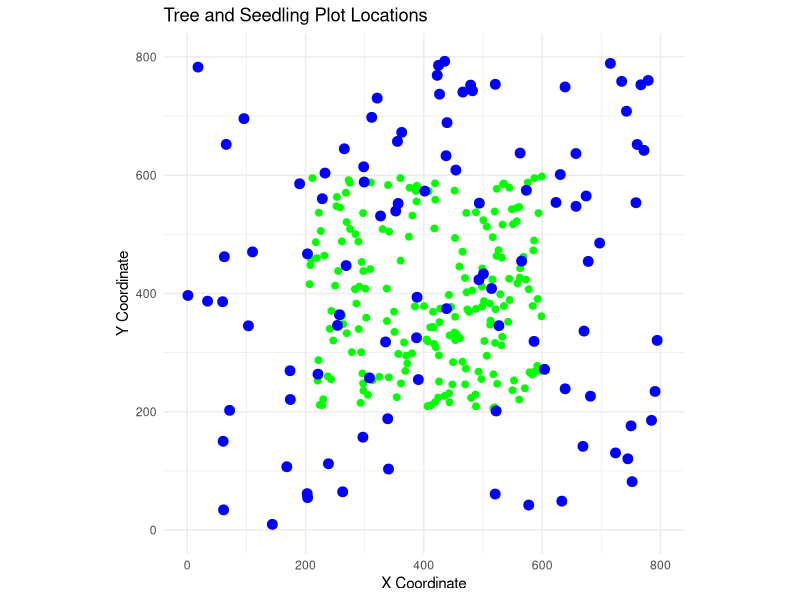
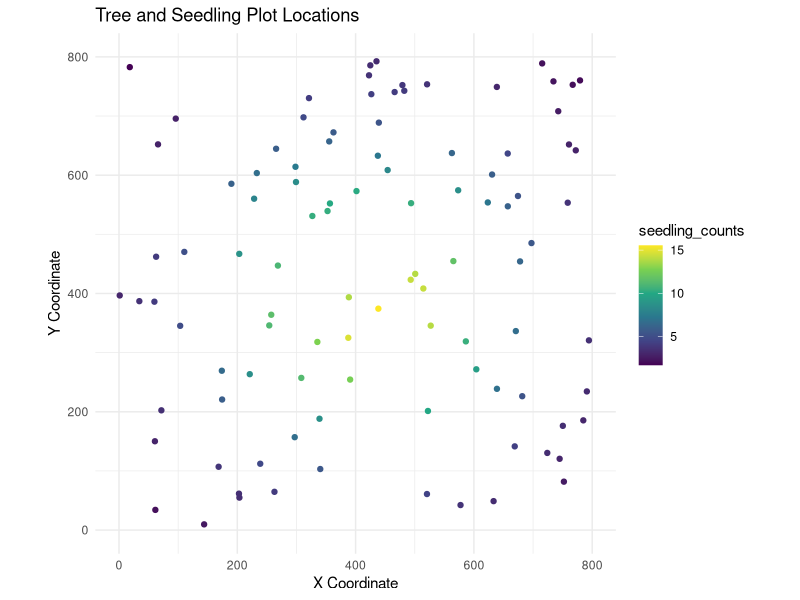

These figures' R source, in order:
# Simulate data to test whether disp models can recover kernel parameter values. 

# More or less following Frank Schurr's approach 

library(ggplot2)
library(dplyr)
library(tidyr)
library(matrixStats)

# Define a square extent in which to simulate trees and seedling plots 

# Full domain
domain_size <- 800
center_buffer <- 200  # margin on each side to get central 400x400 area

# Tree area boundaries
tree_x_min <- center_buffer
tree_x_max <- domain_size - center_buffer
tree_y_min <- center_buffer
tree_y_max <- domain_size - center_buffer

library(spatstat.random)

# Define window for trees
tree_window <- owin(c(tree_x_min, tree_x_max), c(tree_y_min, tree_y_max))

# Use Thomas process for fractal-style clustering
# Adjust kappa, scale, and mu to tune clustering intensity
set.seed(123)
n_trees = 200
tree_pp <- rThomas(kappa = 0.02, scale = 20, mu = 10, win = tree_window)

# Take only n_trees points if more were generated
tree_samples <- sample(1:length(tree_pp$x), size = n_trees)
tree_points <- data.frame(
  x = tree_pp$x[tree_samples],
  y = tree_pp$y[tree_samples],
  height = runif(n_trees, 10, 30)  # random tree heights
)

# Generate plot locations
n_plots <- 100

set.seed(456)
seedling_plots <- data.frame(
  x = runif(n_plots, 0, domain_size),
  y = runif(n_plots, 0, domain_size)
)

# Plot tree_points and seedling_plots together 

ggplot() +
  geom_point(data = tree_points, aes(x = x, y = y), color = "green", size = 2) +
  geom_point(data = seedling_plots, aes(x = x, y = y), color = "blue", size = 3) +
  coord_fixed() +
  xlim(0, domain_size) +
  ylim(0, domain_size) +
  theme_minimal() +
  labs(title = "Tree and Seedling Plot Locations",
       x = "X Coordinate",
       y = "Y Coordinate")

### Test simulating dispersal 


# --- Parameters for the dispersal kernel ---

simulate_seed_rain <- function(tree_df, plot_df, 
                               a, k, b, 
                               plot_area_m2 = 1, 
                               seed = 1234) {
  #' Simulate seed rain using exponential power kernel
  #' 
  #' @param tree_df Data frame with columns x, y, height
  #' @param plot_df Data frame with columns x, y
  #' @param a Kernel scale parameter
  #' @param k Kernel shape parameter
  #' @param b Fecundity per m of height
  #' @param plot_area_m2 Area of each seedling plot (m²)
  #' @param seed Random seed for reproducibility
  #' 
  #' @return plot_df with expected and observed seed counts
  
  set.seed(seed)
  
  # Kernel function
  exp_power_kernel <- function(r, a, k) {
    coeff <- k / (2 * pi * a^2 * gamma(2 / k))
    return(coeff * exp(- (r / a)^k))
  }
  
  # Convert to matrices
  tree_mat <- as.matrix(tree_df[, c("x", "y")])
  plot_mat <- as.matrix(plot_df[, c("x", "y")])
  n_trees <- nrow(tree_mat)
  n_plots <- nrow(plot_mat)
  
  # Distance matrix (trees × plots)
  dist_matrix <- as.matrix(dist(rbind(tree_mat, plot_mat)))
  dist_matrix <- dist_matrix[1:n_trees, (n_trees + 1):(n_trees + n_plots)]
  
  # Apply kernel
  kernel_matrix <- exp_power_kernel(dist_matrix, a, k)
  
  # Fecundity vector
  mean_fecundity <- b * tree_df$height
  fecundity <- rnorm(n = length(mean_fecundity), mean = mean_fecundity, sd = mean(mean_fecundity)/10)
  
  # Expected seeds per plot (scaled by plot area)
  expected <- colSums(kernel_matrix * fecundity) * plot_area_m2
  
  # Simulate observed seeds using Poisson
  observed <- rpois(n_plots, expected)
  
  # Return augmented plot_df
  out_df <- plot_df
  out_df$expected_seeds <- expected
  out_df$observed_seeds <- observed
  return(out_df)
}

# Try it out 
# Assuming you already have:
# - tree_points: data frame of 1000 trees with x, y, height
# - seedling_plots: data frame of 200 plots with x, y

result_df <- simulate_seed_rain(
  tree_df = tree_points,
  plot_df = seedling_plots,
  a = 30,     # scale
  k = 0.5,    # shape
  b = 10,     # fecundity coefficient
  plot_area_m2 = 201  # size of each plot in m²
)

head(result_df)


# Plot tree_points and seedling_plots together, coloring plots by expected seeds 

plot_data = tibble(x = seedling_plots$x, y = seedling_plots$y, seedling_counts = result_df$expected_seeds)

ggplot() +
  #geom_point(data = tree_points, aes(x = x, y = y, color = "lightgreen")) +
  geom_point(data = plot_data, aes(x = x, y = y, color = seedling_counts)) + 
  scale_color_continuous(type = "viridis") + 
  coord_fixed() +
  xlim(0, domain_size) +
  ylim(0, domain_size) +
  theme_minimal() +
  labs(title = "Tree and Seedling Plot Locations",
       x = "X Coordinate",
       y = "Y Coordinate") 

#### Export simulated data for model fitting 

tree_coords <- as.matrix(tree_points[, c("x", "y")])
plot_coords <- as.matrix(seedling_plots[, c("x", "y")])

# Use crossdist from spatstat.geom (fast and memory-efficient)
library(spatstat.geom)

dist_matrix <- crossdist(tree_coords[,1], tree_coords[,2], 
                         plot_coords[,1], plot_coords[,2])  # trees × plots

# Create a list where each element is a vector of distances
# from all trees to the i-th plot
dist_ragged <- lapply(1:ncol(dist_matrix), function(j) dist_matrix[, j])

# Flatten the list into a single vector
dist_vector <- unlist(dist_ragged)

# Number of trees per plot
n_overstory_trees <- sapply(dist_ragged, length)

# Position index (start of each plot's tree distances in vector d)
pos <- cumsum(c(1, head(n_overstory_trees, -1)))

# Tree heights vector 
# Suppose: tree_indices_by_plot is a list of integer vectors (tree indices per plot)
tree_indices_by_plot <- lapply(dist_ragged, function(x) 1:length(x))  # update this if needed

# Use indices to get matching heights
overstory_tree_size_ragged <- lapply(tree_indices_by_plot, function(idx) tree_points$height[idx])
overstory_tree_size <- unlist(overstory_tree_size_ragged)

# Generate seedling counts using Poisson noise from expected values 
seedling_counts = result_df$observed_seeds
